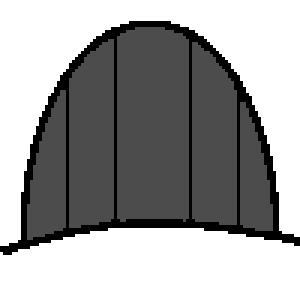
#> input picture src - Copy/display/images/doors/door_14.png, 100 x 100 px, given in place of door.png, which was not available (shown 3 times larger)
$ python filler.py
#> lines starting #> are read from the running program, lines starting #| are printed output that depends on the picture; pictures that were not available may be replaced by others from this repository, and a replacement may not be noted
### src - Copy/display/images/doors/gen/base.py

import cv2
import numpy as np


def applyMatrix(img, matrix):
    #applies a 4x4 matrix to each pixel of image
    #recall that arithmetic is done mod 256, so might want to normalize
    return np.dot(img, np.transpose(matrix))

def whitenAlpha(img):
    #r, g, b = alpha
    return applyMatrix(img,np.array([[0,0,0,1],[0,0,0,1],[0,0,0,1],[0,0,0,1]]))

def whitenBrightness(img):
    #r, g, b = (r+g+b)/3
    #again, alpha is unaffected
    return applyMatrix(img,np.array([[1/3,1/3,1/3,0],[1/3,1/3,1/3,0],[1/3,1/3,1/3,0],[0,0,0,1]]))

# [5 lines left out: function toColor, not called in this run]

def toColorBrightness(img,b,g,r):
    #b, g, r are numbers from 0 to 1.
    #blue part <= brightnesss*blue number as input
    #similar for the others
    return applyMatrix(whitenBrightness(img),np.array([[b,0,0,0],[g,0,0,0],[r,0,0,0],[0,0,0,1]]))


def addTransparent(img1, img2):
    #uses img2's alpha channel
    #img1's alpha is completely ignored and unaffected
    #remember: 0 is fully transparent, 255 (scaled to 1 here) is opaque
    #img1's value = (1 - img2's alpha) * img1's value + (img2's alpha) * img2's value
    #mutates img1
    alphas = 1/255 * img2[:,:,3]
    oneMinus = np.full(img1.shape[0:2], 1) - alphas
    for i in range(3):
        img1[:,:,i] = np.multiply(oneMinus, img1[:,:,i]) + np.multiply(alphas, img2[:,:,i]) #component wise multiplication


# img1's alpha = img2's alpha. All else unchanged
def copyTransparency(img1, img2):
    img1[:,:,3] = img2[:,:,3]
#first "real" example

#define colors
colors = {
    "blue":[1,0,0],
    "green":[0,1,0],
    "red":[0,0,1],
    "silver":[0.5,0.5,0.5],
    "yellow":[0,1,1],
    "purple":[1,0,0.7],
    "black":[0,0,0],
    "cyan":[1,1,0],
    "gray1":[0.1,0.1,0.1],
    "gray2":[0.2,0.2,0.2],
    "gray3":[0.3,0.3,0.3],
    "white":[1,1,1],

}

### src - Copy/display/images/doors/gen/filler.py
from base import *
i=1
door = cv2.imread("door.png", cv2.IMREAD_UNCHANGED)
#> door is the input picture: shape (100, 100, 4); mean B, G, R, A 160.1, 160.1, 160.1, 120.3
filler = cv2.imread("door2.png", cv2.IMREAD_UNCHANGED)
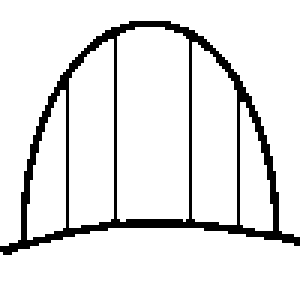
#> input picture src - Copy/display/images/doors/gen/door2.png, 100 x 100 px (shown 3 times larger)
#> filler is the input picture: shape (100, 100, 4); mean B, G, R, A 230.9, 230.9, 230.9, 120.3
for color in ["blue","green","red","yellow","gray3","cyan", "purple"]:
    for pair in [["door.png", "door_filler.png"], ["door2.png", "door2_filler.png"], ["door3.png", "door3_filler.png"]]:
        door = cv2.imread(pair[0], cv2.IMREAD_UNCHANGED)
        filler = cv2.imread(pair[1], cv2.IMREAD_UNCHANGED)
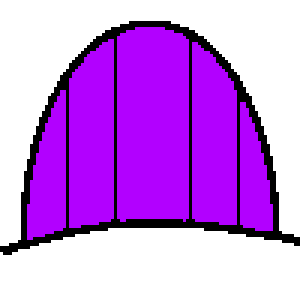
#> input picture src - Copy/display/images/doors/door_20.png, 100 x 100 px, given in place of door_filler.png, which was not available (shown 3 times larger)
#> filler is the input picture: shape (100, 100, 4); mean B, G, R, A 230.9, 130, 200.5, 120.3
        filler = toColorBrightness(filler, colors[color][0],colors[color][1],colors[color][2])
#> in applyMatrix, `return np.dot(img, np.transpose(matrix))`:
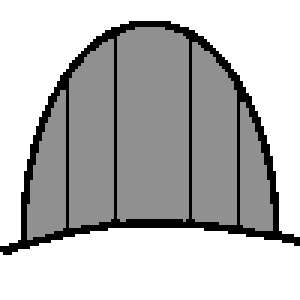
#> returned value: shape (100, 100, 4) float64 (shown 3 times larger); mean of channels 0, 1, 2, 3 187.1, 187.1, 187.1, 120.3; drawn as B, G, R
#> in applyMatrix (call 2), `return np.dot(img, np.transpose(matrix))`:
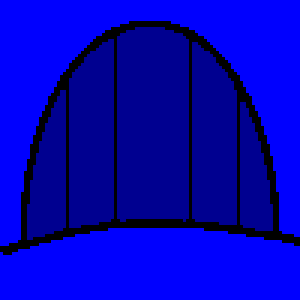
#> returned value: shape (100, 100, 4) float64 (shown 3 times larger); mean of channels 0, 1, 2, 3 187.1, 0, 0, 120.3; drawn as B, G, R
        #add door and filler
        addTransparent(door, filler)
#> in addTransparent, `alphas = 1/255 * img2[:,:,3]`:
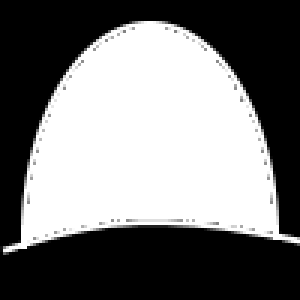
#> alphas: shape (100, 100) float64 (shown 3 times larger); min 0, max 1, mean 0.472
#> in addTransparent, `oneMinus = np.full(img1.shape[0:2], 1) - alphas`:
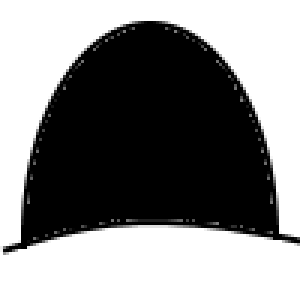
#> oneMinus: shape (100, 100) float64 (shown 3 times larger); min 0, max 1, mean 0.528
#> after the loop in addTransparent, `for i in range(3):`:
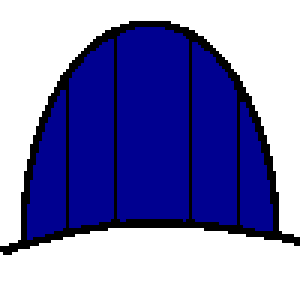
#> img1: shape (100, 100, 4) (shown 3 times larger); mean B, G, R, A 187, 130, 130, 120.3
#> (the run stopped early here; a loop or call above may not have finished)
